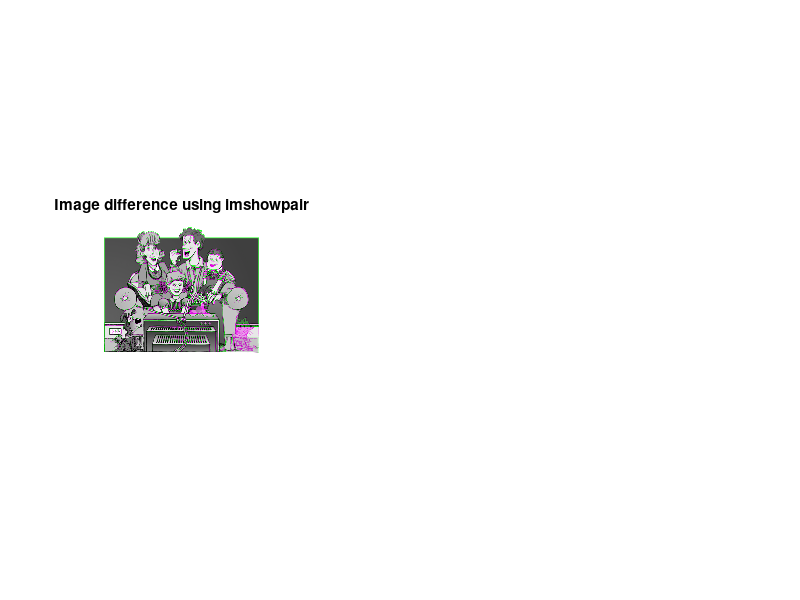

Here is the MATLAB script that generated this plot: (Note: this script raises an error after producing the figure.)
%% Q1
load('femfel.mat');
close
subplot(1,3,1), imshowpair(femfel1, femfel2)
title('Image difference using imshowpair')
% We see that image 1 is slightly shifted 

% Align the images
im_moved = rgb2gray(femfel1);
im_fixed = rgb2gray(femfel2);
[optimizer, metric] = imregconfig('monomodal');
im_aligned = imregister(im_moved, im_fixed, 'affine', optimizer, metric);

diff_im = im_fixed-im_aligned;
subplot(1,3,2), imshow(diff_im)
title('Aligned image difference')

% Estimate background
background = imopen(diff_im , strel('disk', 15));
final_im = diff_im - background; 
final_im = imadjust(final_im);
final_im = imbinarize(final_im);
final_im = bwareaopen(final_im, 50);
subplot(1,3,3), imshow(final_im)
title('Final result')

%% Q2
load('heart_data.mat');
close all

% Get the mean and standard deviation for the two classes
back_std = std(background_values);
chamb_std = std(chamber_values);
back_mean = mean(background_values);
chamb_mean = mean(chamber_values);

% Determine priors
total_pixels = numel(im);
a_back = -log(numel(background_values)/total_pixels);
a_chamb = -log(numel(chamber_values)/total_pixels);

% Calculate the probabilities for each pixel (negative log-likelihood)
pd_back = -log(normpdf(im, back_mean, back_std)) - a_back;
pd_chamb = -log(normpdf(im, chamb_mean, chamb_std)) - a_chamb;

% start at lambda = 3.5 
for lambda=1:0.01:5
[M, N] = size(im);
n = numel(im);
neigh = edges4connected(M,N);
i = neigh(:,1);
j = neigh(:,2);
% lambda = 0.11;
A = sparse(i,j,lambda,n,n);
T = [pd_back(:) pd_chamb(:)];
T = sparse(T);

[E, theta] = maxflow(A,T);
theta = reshape(theta,M,N);
theta = double(theta);
imshow(theta)
lambda
waitforbuttonpress
end

%% Q3




